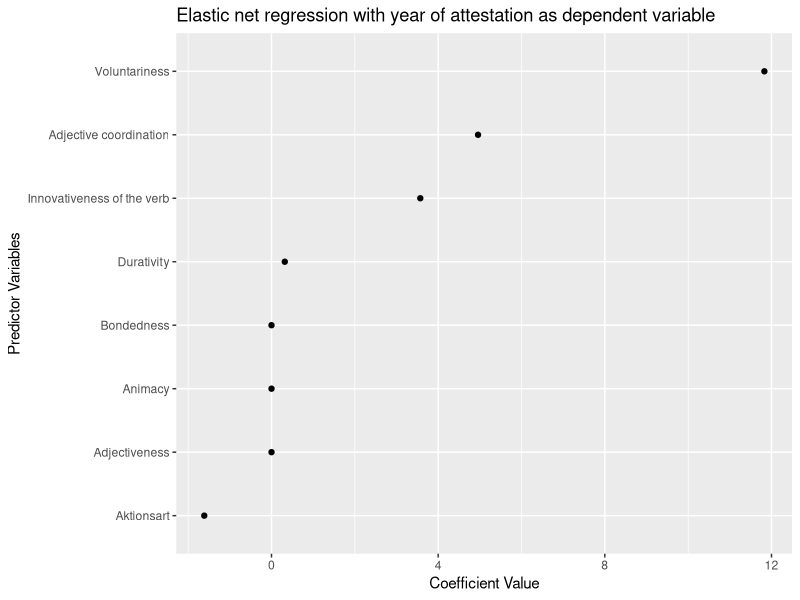
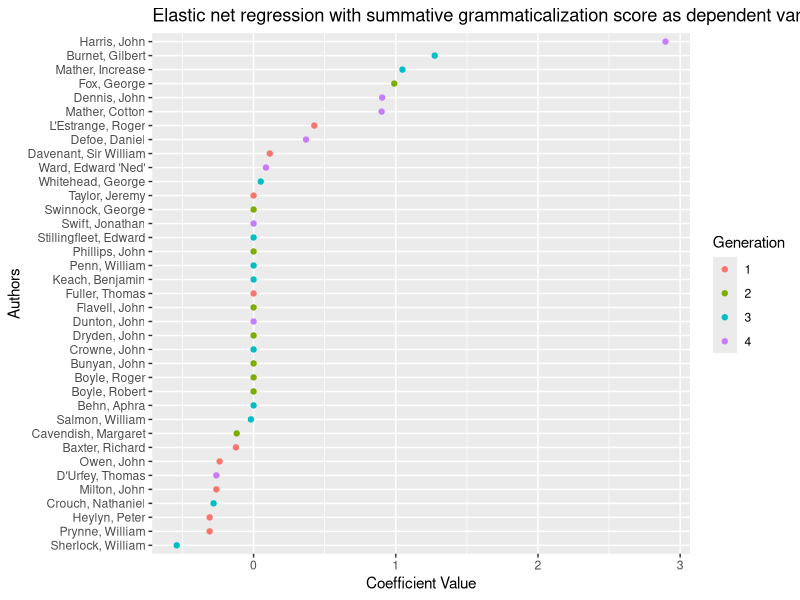
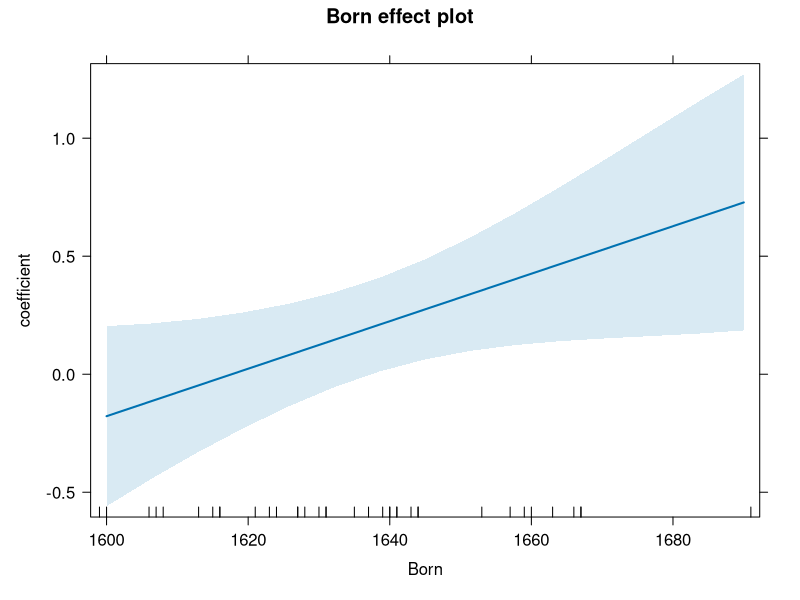
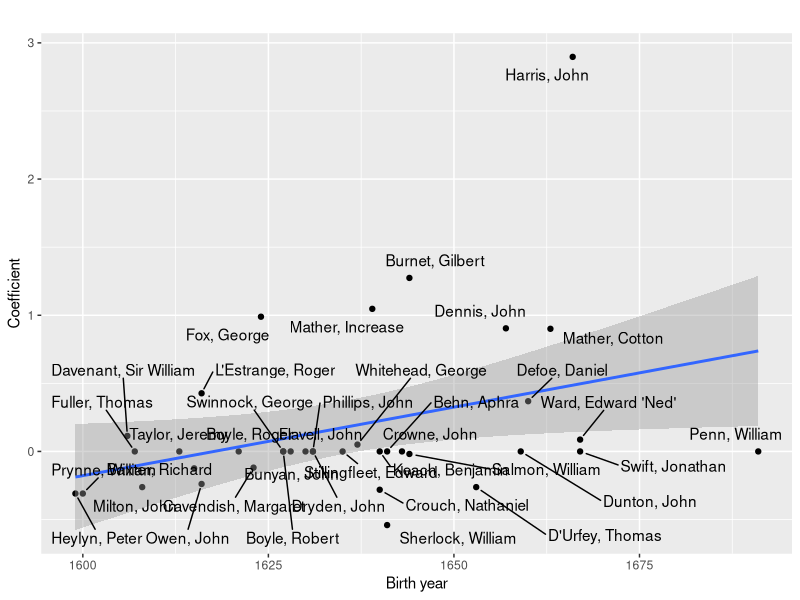

Source code (R) for these figures, in order:
#### Read libraries ####
library(readxl)
library(stats)
library(dplyr)
library(lme4)
library(ggplot2)
library(car)
library(glmnet)
library(tibble)
library(effects)

set.seed(20)

#### Read dataset ####
keep <- read_xlsx("Keep_Ving_Dataset.xlsx", 
                  sheet=1, 
                  col_names = TRUE)

author_details <- read_xlsx("author_details.xlsx", 
                  sheet=1, 
                  col_names = TRUE)

keep <- merge(keep, author_details, by = "author", all.x = TRUE)


# Drop "double" annotations used for collexeme analysis
keep <- subset(keep, ID!="double")

# Drop 5th generation (too little attestations)
keep <- subset(keep, generation!=5)

#### Grammaticalization Scores ####

keep$Score <- keep$Adj_score + 
  keep$Verb_score + 
  keep$Durative_score +
  keep$Aktionsart_score + 
  keep$Animacy_subject_score +
  keep$Bondedness_score +
  keep$Adjectiveness_score +
  keep$Voluntariness_score

#### Grammaticalization variable selection with elastic net regression ####

# Predictor variables
X <- as.matrix(keep[, c("Adj_score",
                        "Verb_score",
                        "Durative_score",
                        "Aktionsart_score",
                        "Animacy_subject_score",
                        "Bondedness_score",
                        "Adjectiveness_score",
                        "Voluntariness_score")])

correlation_matrix <- cor(X)
print(correlation_matrix)

# Dependent variable
Y <- keep$textDate  

# Define alphas to test
alphas <- seq(0, 1, by = 0.1)

# Initialize an empty data frame to store final results
results <- tibble(alpha = numeric(), lambda = numeric(), mse = numeric(), non_zero = numeric(), model_name = factor())

# Set up the cross-validation loop
for (i in seq_along(alphas)) {
  alpha <- alphas[i]
  
  cvfit_name <- paste("fit_alpha_", i, sep = "")
  
  # Fit the model using cross-validation: mean squared error --> cv.glmnet()
  assign(cvfit_name, cv.glmnet(X, Y, alpha = alpha, type.measure = "mse", nfolds = 10))  # Assign a unique name to each cvfit
  
  # Extract the lambda value for minimum MSE
  lambda_min <- get(cvfit_name)$lambda.min
  
  # Extract mean squared error for lambda.min
  mse_min <- get(cvfit_name)$cvm[which(get(cvfit_name)$lambda == lambda_min)]
  
  # Extract non-zero coefficients for lambda.min
  non_zero <- get(cvfit_name)$nzero[which(get(cvfit_name)$lambda == lambda_min)]
  
  # Combine alpha, lambda, mse, and non-zero coefficients into a data frame
  alpha_lambda_mse <- tibble(
    alpha = alpha,
    lambda = lambda_min,
    mse = mse_min,
    non_zero = non_zero,
    model_name = cvfit_name
  )
  
  # Append to results data frame
  results <- bind_rows(results, alpha_lambda_mse)
}


# Print results
print(results)

# Get coefficients
coefficients <- coef(fit_alpha_9, s = "lambda.min")

# Print coefficients
print(coefficients)

# Extract coefficients and variable names
coef_values <- as.matrix(coefficients)[-1, ]  # Exclude intercept
variable_names <- names(coef_values)

# Convert coefficients to a data frame
coef_keep <- data.frame(variable = variable_names, coefficient = coef_values)

# Arrange the data frame by coefficient value in descending order
coef_keep <- coef_keep %>%
  arrange(desc(coefficient))

# Rename variables for clean plot
coef_keep$variable <- sub("Adj_score", "Adjective coordination", coef_keep$variable)
coef_keep$variable <- sub("Verb_score", "Innovativeness of the verb", coef_keep$variable)
coef_keep$variable <- sub("Durative_score", "Durativity", coef_keep$variable)
coef_keep$variable <- sub("Animacy_subject_score", "Aktionsart", coef_keep$variable)
coef_keep$variable <- sub("Aktionsart_score", "Animacy", coef_keep$variable)
coef_keep$variable <- sub("Bondedness_score", "Bondedness", coef_keep$variable)
coef_keep$variable <- sub("Adjectiveness_score", "Adjectiveness", coef_keep$variable)
coef_keep$variable <- sub("Voluntariness_score", "Voluntariness", coef_keep$variable)

# Create scatter plot with flipped axes
ggplot(coef_keep, aes(x = coefficient, y = reorder(variable, coefficient))) +
  geom_point(color = "black") +
  labs(title = "Elastic net regression with year of attestation as dependent variable",
       x = "Coefficient Value", y = "Predictor Variables") +
  theme(axis.text.y = element_text(hjust = 1, vjust = 0.5))


#### Author level ####

# One-hot encode author
encoded_authors <- model.matrix(~ author - 1, data = keep)

# Prepare the data
X_authors <- encoded_authors  # Predictor variables
Y_score <- keep$Score  # Dependent variable

# Define alphas to test
alphas <- seq(0, 1, by = 0.1)

# Initialize an empty dataframe to store results
results_authors <- tibble(alpha = numeric(), lambda = numeric(), mse = numeric(), non_zero = numeric(), model_name = factor())

# Set up the cross-validation loop
for (i in seq_along(alphas)) {
  alpha <- alphas[i]
  
  cvfit_name <- paste("authorfit_alpha_", i, sep = "")
  
  # Fit the model using cross-validation: mean squared error --> cv.glmnet()
  assign(cvfit_name, cv.glmnet(X_authors, Y_score, alpha = alpha, type.measure = "mse", nfolds = 10))  # Assign a unique name to each cvfit
  
  # Extract the lambda value for minimum MSE
  lambda_min <- get(cvfit_name)$lambda.min
  
  # Extract mean squared error for lambda.min
  mse_min <- get(cvfit_name)$cvm[which(get(cvfit_name)$lambda == lambda_min)]
  
  # Extract non-zero coefficients for lambda.min
  non_zero <- get(cvfit_name)$nzero[which(get(cvfit_name)$lambda == lambda_min)]
  
  # Combine alpha, lambda, mse, and non-zero coefficients into a dataframe
  alpha_lambda_mse <- tibble(
    alpha = alpha,
    lambda = lambda_min,
    mse = mse_min,
    non_zero = non_zero,
    model_name = cvfit_name
  )
  
  # Append to results dataframe
  results_authors <- bind_rows(results_authors, alpha_lambda_mse)
}

# Print results
print(results_authors)

# Get coefficients
author_coefficients <- coef(authorfit_alpha_10, s = "lambda.min")

# Print coefficients
print(author_coefficients)

# Extract coefficients and variable names
author_values <- as.matrix(author_coefficients)[-1, ]  # Exclude intercept
author_names <- names(author_values)

# Convert coefficients to a data frame
author_coef_keep <- data.frame(variable = author_names, coefficient = author_values)

# Arrange the data frame by coefficient value in descending order
author_coef_keep <- author_coef_keep %>%
  arrange(desc(author_coef_keep))

# Clean up data frame
author_coef_keep$variable <- sub("^author", "", author_coef_keep$variable)
author_coef_keep$author <- author_coef_keep$variable

author_coef_keep <- left_join(author_coef_keep , keep[c("author", "generation", "Born", "Died", "Profession", "place_binary")], by = "author")
author_coef_keep <- author_coef_keep[!duplicated(author_coef_keep$author), ]

# Create scatter plot with flipped axes
ggplot(author_coef_keep, aes(x = coefficient, y = reorder(variable, coefficient))) +
  geom_point(aes(color = as.factor(generation))) +
  labs(title = "Elastic net regression with summative grammaticalization score as dependent variable",
       x = "Coefficient Value", y = "Authors",
       color = "Generation") +
  theme(axis.text.y = element_text(hjust = 1, vjust = 0.5))

birth_coeff_model <- lm(coefficient ~ Born, data = author_coef_keep)
print(summary(birth_coeff_model))
plot(allEffects(birth_coeff_model))

library(ggrepel)

ggplot(author_coef_keep, aes(x = Born, y = coefficient)) +
  geom_point() +
  geom_smooth(method = "lm") +
  geom_text_repel(aes(label = author), 
                  box.padding = 0.5,
                  point.padding = 0.5,
                  max.overlaps = 40) +  # Adjust the max.overlaps value
  labs(title = "", x = "Birth year", y = "Coefficient") +
  theme(axis.text.y = element_text(hjust = 1, vjust = 0.5))
